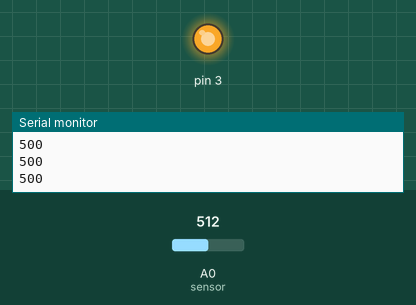
This sketch was run on a simulated Arduino Uno, built with avr-gcc and run on an emulated ATmega328P. Parts: output pins drawn as LEDs (lit = HIGH), the last lines printed to the serial monitor. The inputs (shaded band) are chosen by the test bench; at power-on: A0 (sensor) = 512.

Above: at 1.2 s.
1.3 s: A0 (sensor) set to 716
At 1.7 s:
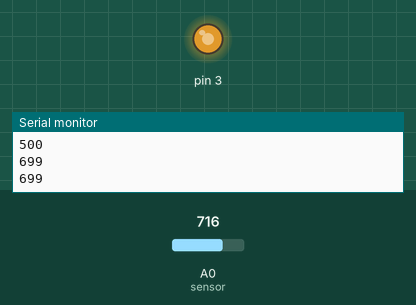
2.9 s: A0 (sensor) set to 900
At 4.2 s:
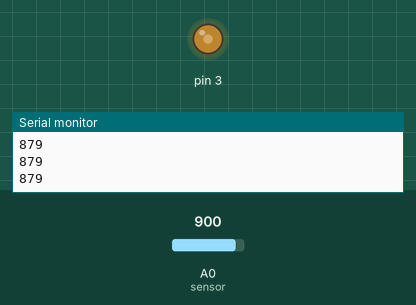
4.5 s: A0 (sensor) set to 306
At 5.6 s:
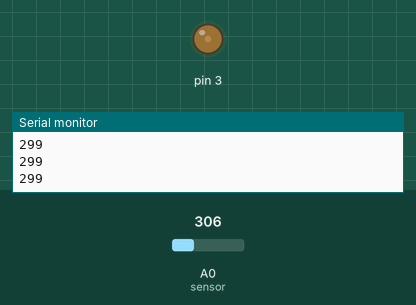
6.1 s: A0 (sensor) set to 0
At 6.9 s:
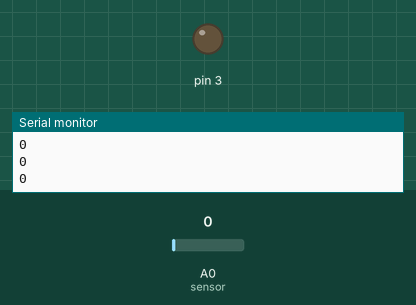
Timing chart, 0 to 8.7 s (numbered marks = the images above; inputs shaded):
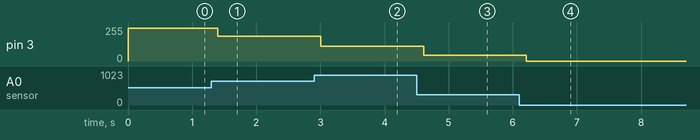

The sketch:

Button.ino
```cpp
int sensor =A0;
int sensorRead =0;
int newdata =0;

void setup() {
  Serial.begin(9600);
}

void loop() {
  sensorRead = analogRead(sensor);
  newdata = map(sensorRead,0,1023,0,1000);
  Serial.println(newdata);
  analogWrite(3,newdata);
  delay(200);
}
```

Measured:
- after the input at 1.3 s, pin 3: 244/255 → 187/255 after 0.10 s
- after the input at 2.9 s, pin 3: 187/255 → 111/255 after 0.11 s
- after the input at 4.5 s, pin 3: 111/255 → 43/255 after 0.11 s
- after the input at 6.1 s, pin 3: 43/255 → 0/255 after 0.11 s
